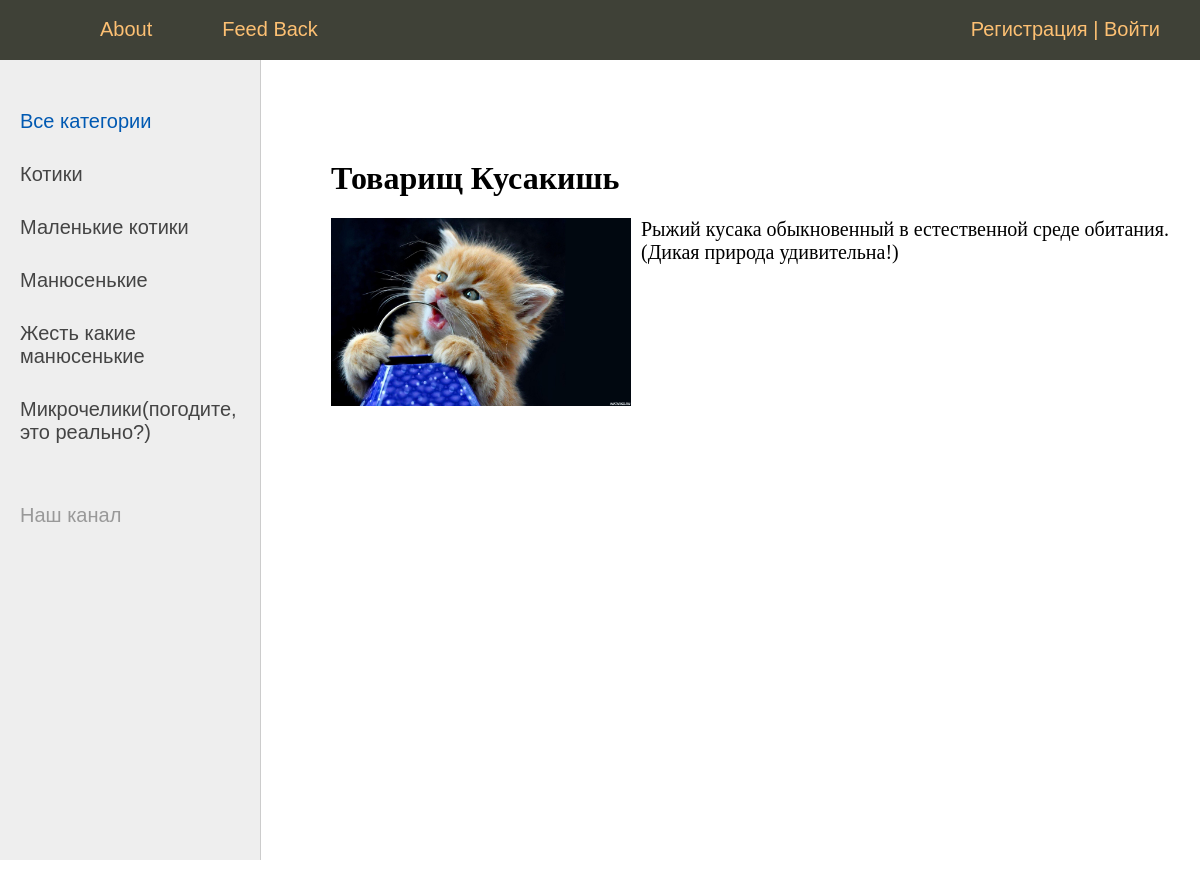
/mem/sooBiting, run on the app's committed database.
### smeshnyavki/models.py (models this page shows)
class Category(Model):
    name = CharField(max_length=100, db_index=True, verbose_name="Категория")#автоматом добавляется индекс
    slug = SlugField(max_length=255, unique=True, db_index=True, verbose_name="URL")
    def __str__(self):
        return self.name
    class Meta:
        verbose_name = "Категория"
        verbose_name_plural = "Категории"
        ordering = ['pk',]

class Smeshnyavkа(Model):
    title = CharField(max_length=255, verbose_name="заголовок")
    slug = SlugField(max_length=255, unique=True, db_index=True, verbose_name="URL")
    content = TextField(blank=True, verbose_name="текст")#данное поле может быть пустым
    photo = ImageField(upload_to="photo/%Y/%m/%d/", verbose_name="фото")
    pub_time = DateTimeField(auto_now_add=True, verbose_name="дата публикации")
    is_published = BooleanField(default=True,  verbose_name="Публикация")
    categ = ForeignKey('Category', on_delete=PROTECT,  verbose_name="Категория котика")
    def __str__(self):
        return self.title
    class Meta:
        verbose_name = "Смешные котики"
        verbose_name_plural = "Смешные котики"
        ordering = ['pub_time', 'title']

### smeshnyavki/views.py (the view)
# urls.py: path('mem/<slug:mem_slug>', ShowMem.as_view(), name='mem'),
class ShowMem(DataMixin, DetailView):
    model = Smeshnyavkа
    template_name = 'smeshnyavki/mem.html'
    slug_url_kwarg = 'mem_slug'# по дефолту - просто slug
    context_object_name = 'mem'
    def get_context_data(self, **kwargs):
        context = super().get_context_data(**kwargs)
        c_def = self.get_user_context(title=context['mem'])
        return dict(list(context.items())+list(c_def.items()))

### smeshnyavki/templatetags/smeshnyavki_tags.py (called while the page is built)
@register.simple_tag(name='getCategs')#function is changed into tage
def get_categories(filter=None):
    if filter:
        return Category.objects.filter(pk=filter) #возвращаем коллекцию
    return Category.objects.all() #возвращаем коллекцию

@register.inclusion_tag('smeshnyavki/list_categories.html')
def show_categories(sort=None, categ_selected=0):
    categs = Category.objects.all() #возвращаем коллекцию
    if sort:
        categs = Category.objects.order_by(sort) #возвращаем коллекцию
    return{"categs": categs, 'categ_selected': categ_selected}

### smeshnyavki/utils.py (called while the page is built)
        def get_user_context(self, **kwargs):
                context = kwargs
                categs = cache.get('categs')
                if (not categs):
                    categs = Category.objects.annotate(Count('smeshnyavkа')).order_by('pk')
                    cache.set('categs', categs, 60)
                user_menu = MENU.copy()
                if(not self.request.user.is_authenticated):
                        user_menu.pop(1)
                context['menu'] = user_menu
                context['categs'] = categs
                if('categ_selected' not in context):
                        context['categ_selected'] = 0
                return context

### smeshnyavki/templates/smeshnyavki/mem.html
{% extends "smeshnyavki/base.html" %}
{% block content %}
    <h1> {{ mem.title }}</h1>
    {% if mem.photo %}
        <p><img class="img-article-left" src="{{ mem.photo.url }}"></p>
    {% endif %}
    {{ mem.content|linebreaks }}
{% endblock %}

### smeshnyavki/templates/smeshnyavki/base.html (shortened to what this page needs)
<!DOCTYPE html>
{% load static %}
{% load smeshnyavki_tags %}
<html>
<head>
    <link type="text/css" href="{% static 'smeshnyavki/css/styles.css' %}" rel="stylesheet" />
</head>
<body>
<table class="table-page" border=0 cellpadding="0" cellspacing="0">
    <tr><td valign=top>
        {% block mainmenu %}
        <div class="header">
            <ul id="mainmenu" class="mainmenu">
                <li class="logo"><a href="{% url 'home' %}"><div class="logo"></div></a></li>
                {% for m in menu %}
                    <li><a href="{% url m.url_name %}">{{m.title}}</a></li>
               {% endfor %}
                {% if request.user.is_authenticated %}
                <p>{{request.user.name}}</p>
                    <li class="last">{{user.username}} | <a href="{% url 'logout' %}">Выйти</a></li>
                {% else %}
                    <li class="last"> <a href="{% url 'register' %}">Регистрация</a> | <a href="{% url 'login' %}">Войти</a></li>
                {% endif %}
            </ul>
        </div>
        {% endblock mainmenu %}
        <table class="table-content" border=0 cellpadding="0" cellspacing="0">
            <tr>
                <td valign="top" class="left-chapters">
                    <ul id="leftchapters">
                        {% if categ_selected == 0 %}
                            <li class="selected">Все категории</li>
                        {% else %}
                        <li> <a href="{% url 'home' %}">Все категории</a></li>
                        {% endif %}
                        {% for categ in categs %}
                            {% if categ.smeshnyavkа__count > 0 %}
                                {% if categ.pk == categ_selected %}
                                    <li class="selected">{{categ.name}}</li>
                                {% else %}
                                    <li> <a href="{% url 'category' categ.slug %}">{{categ.name}}</a></li>
                                {% endif %}
                            {% endif %}
                        {% endfor %}
                        <li class="share">
                            <p>Наш канал</p>
                            <a class="share-yt" href="https://www.youtube.com/channel/UClJzWfGWuGJL2t-3dYKcHTA/playlists" target="_blank" rel="nofollow"></a>
                        </li>
                    </ul>
                </td>
                <td valign="top" class="content">
                    <div class="content-text">
                        {% block content %}
                        {% endblock %}
                    </div>
                </td></tr></table>
    </td></tr>
    </table>
</body>
</html>

### smeshnyavki/static/smeshnyavki/css/styles.css (style rules this page uses)
html, body { font-family: 'Arial'; margin: 0; padding: 0; height: 100%; width: 100%; color: #444; }
a { color: #0059b2; text-decoration: none; }
img { max-width: 600px; height: auto; }
img.img-article-left { max-width: 300px; height: auto; float: left; padding: 0 10px 10px 0; }
.table-page { width: 100%; height: 100%; vertical-align: top; }
.table-page tr { height: 100%; }
.header { background: #3F4137; height: 60px; }
.logo { background: url('../images/logo.png') no-repeat 10px 5px; width: 70px; height: 60px; }
ul.mainmenu { list-style: none; margin: 0; padding: 0; height: 60px; color: #fdc073; font-size: 20px; overflow: hidden; }
ul.mainmenu li { float: left; margin: 18px 40px 0 30px; }
ul.mainmenu li.logo { margin: 0; }
ul.mainmenu li.last { float: right; }
ul.mainmenu li a { color: #fdc073; text-decoration: none; }
.table-content { width: 100%; min-height: 100%; height: 100%; }
.left-chapters { margin: 0; background: #eee; border-right: 1px solid #ccc; min-height: 100%; }
.left-chapters ul { width: 230px; min-height: 100%; margin: 0; padding: 20px 10px 10px 20px; list-style: none; font-size: 20px; }
.left-chapters ul li { margin: 30px 0 0 0; color: #999; }
.left-chapters ul li.selected { color: #0059b2; }
.left-chapters ul li a { color: #444; text-decoration: none; }
.left-chapters ul li.share { margin: 60px 0 0 0; }
.left-chapters ul li.share p { margin: 30px 0 30px 0; }
.left-chapters ul li.share a { display: inline-block; width: 40px; height: 40px; margin: 0 20px 0 0; }
.left-chapters ul li.share a.share-yt { width: 100%; height: 30px; background: url('../images/share_yt.png') no-repeat 0 0 }
.content { padding: 40px 20px 20px 40px; width: 100%; box-sizing: border-box; }
.content-text { margin: 60px 0 0 30px; color: #000; font-size: 20px; font-family: Yandex Sans Display Light; }
.content-text h1 { font-size: 32px; }

### data on the page
Category: name "Котики"
Category: name "Маленькие котики"
Category: name "Манюсенькие"
Category: name "Жесть какие манюсенькие"
Category: name "Микрочелики(погодите, это реально?)"
Smeshnyavkа: title "Товарищ Кусакишь", photo (picture), content "Рыжий кусака обыкновенный в естественной среде обитания. (Дикая природа удивительна!)"

### other printed values
{{ m.title }} "About" "Feed Back"
